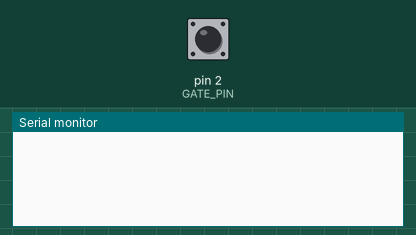
A sketch run on a simulated Arduino Uno, built with avr-gcc and run on an emulated ATmega328P. Parts: the last lines printed to the serial monitor. The inputs (shaded band) are chosen by the test bench; at power-on: pin 2 (GATE_PIN) HIGH.

Above: at 1.2 s.
1.3 s: pin 2 (GATE_PIN) pulsed LOW 2 times (0.12 s each, 0.3 s apart)
At 1.9 s:
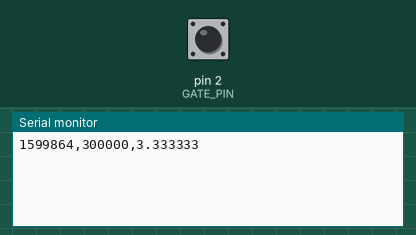
3.4 s: pin 2 (GATE_PIN) pulled LOW for 0.15 s
At 4.5 s:
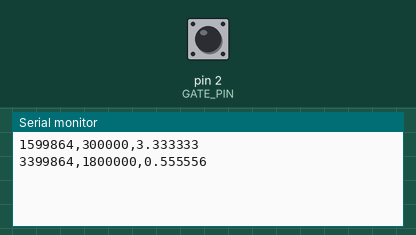
5.0 s: pin 2 (GATE_PIN) pulled LOW for 1 s
At 5.7 s:
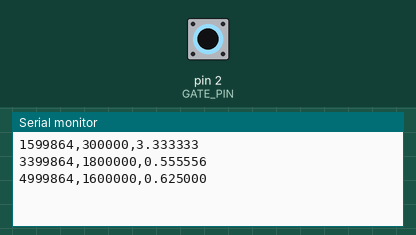
7.5 s: pin 2 (GATE_PIN) pulled LOW for 0.15 s
At 8.8 s:
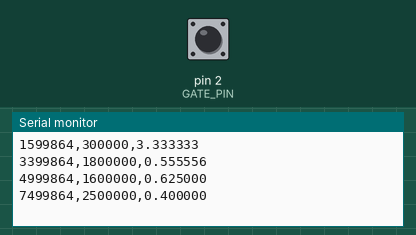
Timing chart, 0 to 10.1 s (numbered marks = the images above; inputs shaded):
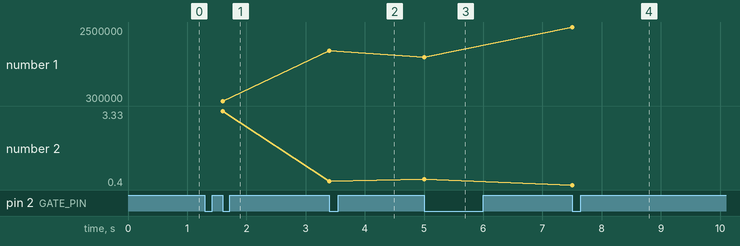

Measured:
- after the input at 1.3 s, the serial monitor: prints a new line after 0.30 s (image 1)
- after the input at 3.4 s, the serial monitor: prints a new line at once (image 2)
- after the input at 5.0 s, the serial monitor: prints a new line at once (image 3)
- after the input at 7.5 s, the serial monitor: prints a new line at once (image 4)
- plotted number 1: 300000 → 1800000 after the input at 3.4 s, 1800000 → 1600000 after the input at 5.0 s, 1600000 → 2500000 after the input at 7.5 s
- plotted number 2: 3.33 → 0.56 after the input at 3.4 s, 0.56 → 0.62 after the input at 5.0 s, 0.62 → 0.4 after the input at 7.5 s

The sketch:

PhotogateTimer.ino
```cpp
#ifndef BB_MIN_EDGE_SPACING_US
#define BB_MIN_EDGE_SPACING_US 2000
#endif
const uint8_t GATE_PIN = 2;
const unsigned long MIN_EDGE_SPACING_US = (unsigned long)BB_MIN_EDGE_SPACING_US;
volatile unsigned long previous_edge_us = 0;
volatile unsigned long latest_edge_us = 0;
volatile unsigned long latest_period_us = 0;
volatile bool event_ready = false;

void onGateEdge() {
  const unsigned long now = micros();
  if (previous_edge_us != 0 && (unsigned long)(now - previous_edge_us) < MIN_EDGE_SPACING_US) return;
  latest_edge_us = now;
  if (previous_edge_us != 0) {
    latest_period_us = (unsigned long)(now - previous_edge_us);
    event_ready = true;
  }
  previous_edge_us = now;
}

void setup() {
  Serial.begin(115200);
  pinMode(GATE_PIN, INPUT_PULLUP);
  attachInterrupt(digitalPinToInterrupt(GATE_PIN), onGateEdge, FALLING);
}

void loop() {
  noInterrupts();
  const bool ready = event_ready;
  const unsigned long event_us = latest_edge_us;
  const unsigned long period_us = latest_period_us;
  if (ready) event_ready = false;
  interrupts();
  if (!ready || period_us == 0) return;
  const float frequency_hz = 1000000.0f / float(period_us);
  Serial.print(event_us);
  Serial.print(',');
  Serial.print(period_us);
  Serial.print(',');
  Serial.println(frequency_hz, 6);
}
```
